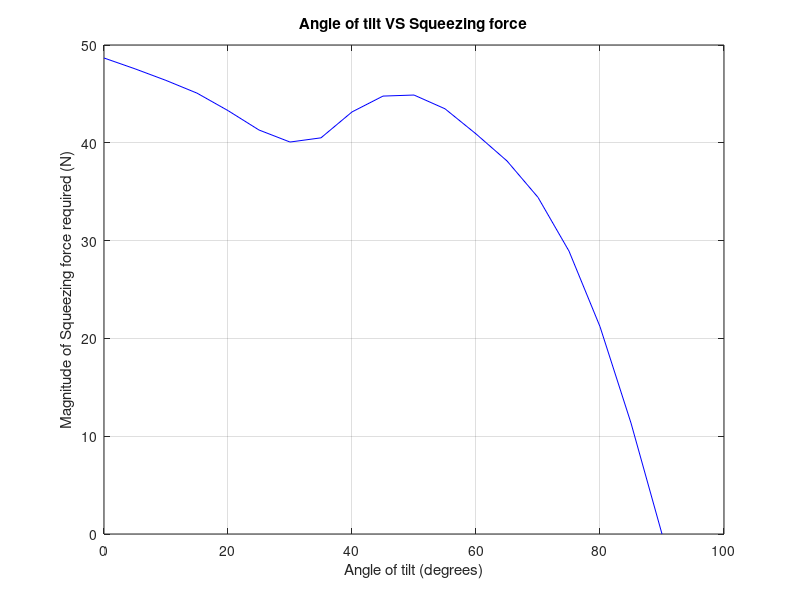
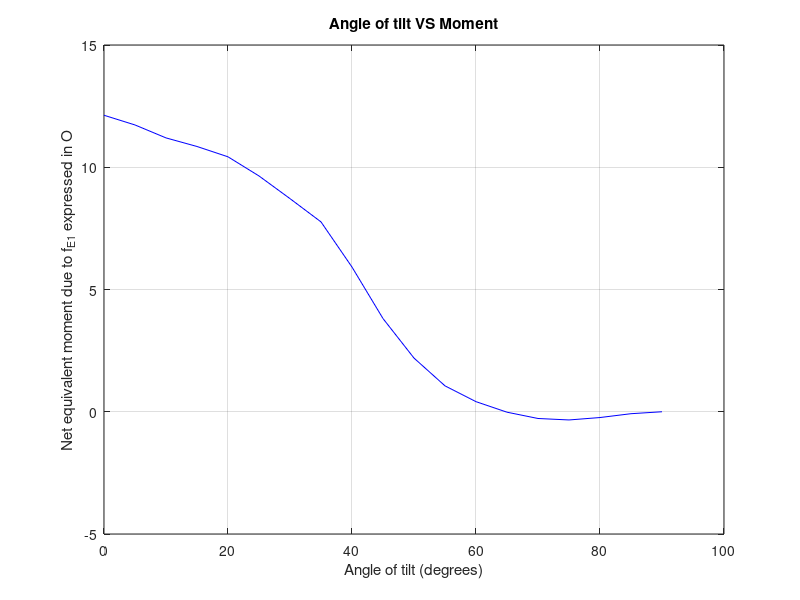
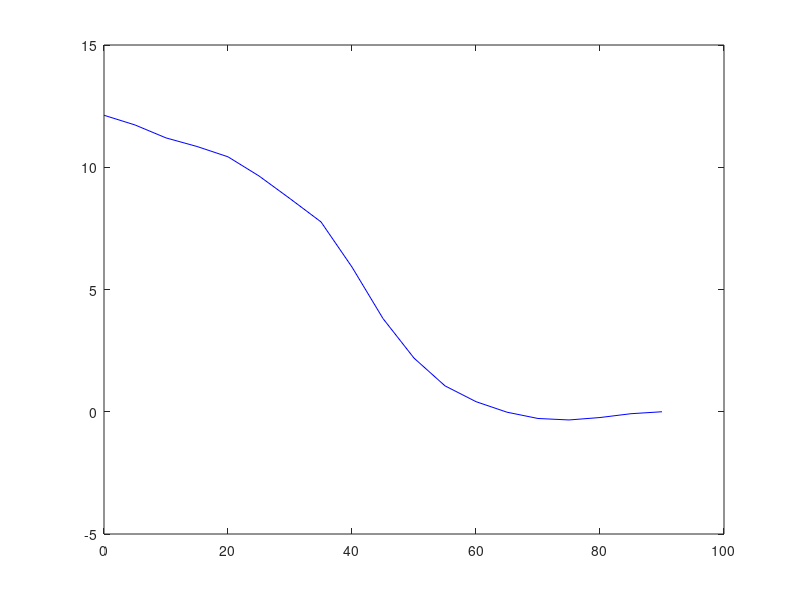

Recreate these plots in MATLAB, in order.
clear all;
close all;
clc;

% Angle of tilt of the box
theta = [0,5,10,15,20,25,30,35,40, 45, 50, 55, 60, 65, 70, 75, 80, 85, 90];

% Weight of the object to be tilted
weight = 20;

% Maximum squeezing force required to grasp the box and apply the necessary
% force to tilt it.
F_c = [48.6714, 47.5643, 46.38, 45.0789, 43.2923, 41.3084, 40.0785, 40.5084, 43.1569, 44.7767, 44.8848, 43.4779, 40.91, 38.145, 34.4218, 28.9256, 21.203, 11.3446, 0 ];

figure;
plot(theta, F_c, 'b');
title('Angle of tilt VS Squeezing force');
xlabel('Angle of tilt (degrees)');
ylabel('Magnitude of Squeezing force required (N)');
grid on;

% The net equivalent of the max moment due to f_E1, acting along the 'y'
% direction of the reference frame {E_1}, acting in the object frame and
% expressed in the object frame '{O}'.
Max_moment_E1 = [12.1267, 11.7300, 11.2006, 10.8493,  10.4271, 9.6439,  8.7167, 7.7651,  5.9172, 3.8119, 2.1949, 1.0591,  0.4128, -0.0181, -0.2755, -0.3356, -0.2364, -0.0797, 0.0000 ];

% The net equivalent of the max moment due to fc_1, acting along the 'Z'
% direction of the reference frame {C_1}, acting in the object frame and
% expressed in the object frame '{O}'.
% Max_moment_fc_1 = [];

figure;
plot(theta, Max_moment_E1, 'b');
title('Angle of tilt VS Moment')
xlabel('Angle of tilt (degrees)');
ylabel('Net equivalent moment due to f_{E1} expressed in {O}');
grid on;


% Max_moment_fc_1 = [];

figure;
plot(theta, Max_moment_E1, 'b')

%%%%%%%%%%%%%%%%%%%%%%%%%%%%%%%%%%%%%%%%%%%%%%%%%
% Same mu1 and mu2 = 0.1
Fc_opt = [12.0252,11.0919,9.82204,8.25166, 6.42574,4.3968,2.22349,0.0309831,2.30062,4.51845,6.6184,8.53718];
Fc_1 = [12.0252,11.0919];
Fc_2 = [12.0252,11.0919];
Tau_1eft = [5.8621, 5.3674, 4.6976, 3.8772, 2.9470, 1.9568, 0.9870,0.0186,1.3807,2.7019,3.9251,4.9883];
Tau_right = [ 4.1734,3.5426, 3.3387,  2.8225, 2.4618, 1.7801,0.9161,0.0140,1.0300,2.0641,3.0747,3.3391];
F_e1 = [8.8334, 8.9734,  9.1535, 9.3562, 9.5616, 9.7494,9.9010, 10.0010,10.0390,10.0106,9.9182,9.7705];
F_e2 = [ 8.8334,  8.9734, 9.1535,9.3562, 9.5616, 9.7494,9.9010,10.0010,10.0390,10.0106,9.9182,9.7705];

% After changed position vectors:
Fc_opt_changed = [];
Tau_left_changed = [];
Tau_right_changed = [];
F_e1_changed = [];
F_e2_changed = [];

% F_C opt 60 degrees onwards:
Fc_opt_new = [10.2161, 11.6073, 12.6546, 13.331,13.6124, 13.4838,12.9433];
F_e1_new = [9.5821, 9.3063, 9.1230, 8.9752,8.8317, 8.7487,8.7375];
F_e2_new = [9.5821, 9.3063, 9.1230, 8.9752,8.8317, 8.7487,8.7375];

% Check for the hard satisfaction of the friction cone constraints at the
% edge of the box.

diff_1 = [0.5917,0.4773,0.4172, 0.4195,  0.4864, 0.6137, 0.7903, 0.9970,  0.7771, 0.5493, 0.3351, 0.1548, 0.0260,0,0,0.0449,0.1846, 0.3726, 0.5887];
diff_2 = [0.5917,0.4773,0.4172, 0.4195,  0.4864, 0.6137, 0.7903, 0.9970, 0.7771, 0.5493, 0.3351, 0.1548, 0.0260,0,0, 0.0449, 0.1846, 0.3726,0.5887];


Tau_opt = [5.62443, 5.11384, 4.42143, 3.61079, 2.70212,1.84277,0.944529,0.015876,1.17067,2.32451,3.43288,4.43672];
Fc_1_tau_opt = [12.5364, 11.8350, 10.4790, 8.6500, 6.7710,4.7136,2.3549,0.0357,2.6697,5.1724,7.4648, 9.9531];
Fc_2_tau_opt = [12.7581, 12.0060, 10.4954, 8.4732,  6.2535,4.1845,2.1331,0.0266,1.9670,3.9269,5.9284, 8.2950];
Tau_left_opt = [5.6244, 5.1138, 4.4214,  3.6108, 2.7021,1.8428,0.9445, 0.0159,1.1707,2.3245,3.4329, 4.4367];
Tau_right_opt = [4.3508, 3.7799, 3.5620, 2.9587, 2.5940,1.8428,0.9445, 0.0159,1.1707,2.3245,3.4329, 3.8881];
F_e1_tau_opt = [8.8503, 8.9842, 9.1071, 9.1918, 9.0877,9.0733,9.5886,9.9904,9.1895,8.5115,8.1431,8.0078];
F_e2_tau_opt = [9.5708, 10.0206, 10.1688, 10.1357, 10.3212,10.3076,10.1149, 10.0101,10.7562,11.2596, 11.2673,10.8219];


% After changed position vectors:
Tau_opt_changed = [];
Fc_1_tau_opt_changed = [];
Fc_2_tau_opt_chnaged = [];
Tau_left_opt_changed = [];
Tau_right_opt_changed = [];
F_e1_tauopt_changed = [];
F_e2_tauopt_changed = [];
